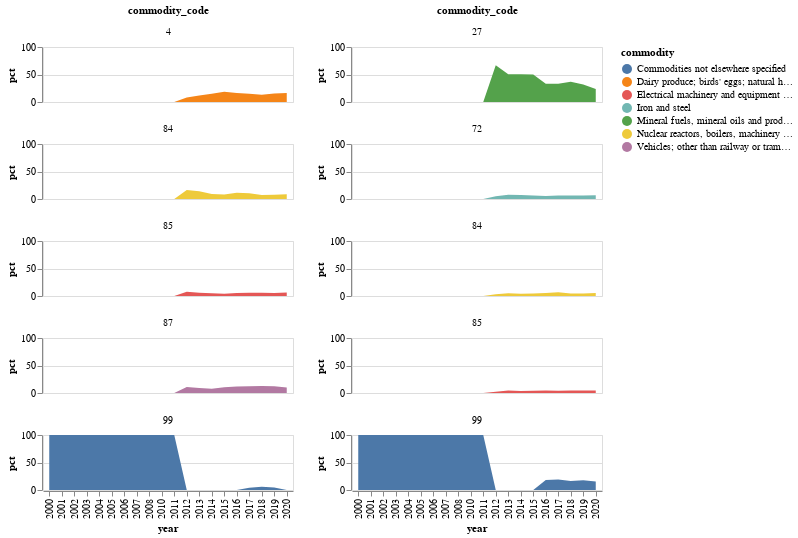

Notebook code cell kept with this figure:
### Code cell
country = "Belarus"
alt.hconcat(
    country_goods_facet(goods_data, country, "Import", years=[2000, 2020], top=5),
    country_goods_facet(goods_data, country, "Export", years=[2000, 2020], top=5)
)

### Figure 1 — Vega-Lite specification as saved in the notebook (floating-point values rounded to 4 significant figures)
{"config": {"view": {"continuousWidth": 400, "continuousHeight": 300}}, "hconcat": [{"data": {"name": "data-4a4b0fdbb1f2a1b7169a0fee41622c7a"}, "facet": {"field": "commodity_code", "type": "quantitative"}, "spec": {"mark": "area", "encoding": {"color": {"field": "commodity", "type": "nominal"}, "x": {"field": "year", "type": "ordinal"}, "y": {"field": "pct", "scale": {"domain": [0, 100]}, "type": "quantitative"}}, "height": 55, "width": 250}, "columns": 1}, {"data": {"name": "data-66e122d75f7f812c912b462e4e90c8d1"}, "facet": {"field": "commodity_code", "type": "quantitative"}, "spec": {"mark": "area", "encoding": {"color": {"field": "commodity", "type": "nominal"}, "x": {"field": "year", "type": "ordinal"}, "y": {"field": "pct", "scale": {"domain": [0, 100]}, "type": "quantitative"}}, "height": 55, "width": 250}, "columns": 1}], "$schema": "https://vega.github.io/schema/vega-lite/v4.17.0.json", "datasets": {"data-4a4b0fdbb1f2a1b7169a0fee41622c7a": [{"pct": 100.0, "year": 2000, "commodity": "Commodities not elsewhere specified", "commodity_code": 99}, {"pct": 100.0, "year": 2001, "commodity": "Commodities not elsewhere specified", "commodity_code": 99}, {"pct": 100.0, "year": 2002, "commodity": "Commodities not elsewhere specified", "commodity_code": 99}, {"pct": 100.0, "year": 2003, "commodity": "Commodities not elsewhere specified", "commodity_code": 99}, {"pct": 100.0, "year": 2004, "commodity": "Commodities not elsewhere specified", "commodity_code": 99}, {"pct": 100.0, "year": 2005, "commodity": "Commodities not elsewhere specified", "commodity_code": 99}, {"pct": 100.0, "year": 2006, "commodity": "Commodities not elsewhere specified", "commodity_code": 99}, {"pct": 100.0, "year": 2007, "commodity": "Commodities not elsewhere specified", "commodity_code": 99}, {"pct": 100.0, "year": 2008, "commodity": "Commodities not elsewhere specified", "commodity_code": 99}, {"pct": 100.0, "year": 2010, "commodity": "Commodities not elsewhere specified", "commodity_code": 99}, {"pct": 100.0, "year": 2011, "commodity": "Commodities not elsewhere specified", "commodity_code": 99}, {"pct": 0.0, "year": 2012, "commodity": "Commodities not elsewhere specified", "commodity_code": 99}, {"pct": 0.0, "year": 2014, "commodity": "Commodities not elsewhere specified", "commodity_code": 99}, {"pct": 0.0, "year": 2015, "commodity": "Commodities not elsewhere specified", "commodity_code": 99}, {"pct": 0.21, "year": 2016, "commodity": "Commodities not elsewhere specified", "commodity_code": 99}, {"pct": 3.99, "year": 2017, "commodity": "Commodities not elsewhere specified", "commodity_code": 99}, {"pct": 5.71, "year": 2018, "commodity": "Commodities not elsewhere specified", "commodity_code": 99}, {"pct": 4.46, "year": 2019, "commodity": "Commodities not elsewhere specified", "commodity_code": 99}, {"pct": 0.05, "year": 2020, "commodity": "Commodities not elsewhere specified", "commodity_code": 99}, {"pct": 8.26, "year": 2012, "commodity": "Dairy produce; birds' eggs; natural honey; edible products of animal origin, not elsewhere specified or included", "commodity_code": 4}, {"pct": 11.93, "year": 2013, "commodity": "Dairy produce; birds' eggs; natural honey; edible products of animal origin, not elsewhere specified or included", "commodity_code": 4}, {"pct": 15.15, "year": 2014, "commodity": "Dairy produce; birds' eggs; natural honey; edible products of animal origin, not elsewhere specified or included", "commodity_code": 4}, {"pct": 18.7, "year": 2015, "commodity": "Dairy produce; birds' eggs; natural honey; edible products of animal origin, not elsewhere specified or included", "commodity_code": 4}, {"pct": 16.38, "year": 2016, "commodity": "Dairy produce; birds' eggs; natural honey; edible products of animal origin, not elsewhere specified or included", "commodity_code": 4}, {"pct": 15.02, "year": 2017, "commodity": "Dairy produce; birds' eggs; natural honey; edible products of animal origin, not elsewhere specified or included", "commodity_code": 4}, {"pct": 13.29, "year": 2018, "commodity": "Dairy produce; birds' eggs; natural honey; edible products of animal origin, not elsewhere specified or included", "commodity_code": 4}, {"pct": 15.42, "year": 2019, "commodity": "Dairy produce; birds' eggs; natural honey; edible products of animal origin, not elsewhere specified or included", "commodity_code": 4}, {"pct": 16.35, "year": 2020, "commodity": "Dairy produce; birds' eggs; natural honey; edible products of animal origin, not elsewhere specified or included", "commodity_code": 4}, {"pct": 11.03, "year": 2012, "commodity": "Vehicles; other than railway or tramway rolling stock, and parts and accessories thereof", "commodity_code": 87}, {"pct": 8.94, "year": 2013, "commodity": "Vehicles; other than railway or tramway rolling stock, and parts and accessories thereof", "commodity_code": 87}, {"pct": 7.64, "year": 2014, "commodity": "Vehicles; other than railway or tramway rolling stock, and parts and accessories thereof", "commodity_code": 87}, {"pct": 10.41, "year": 2015, "commodity": "Vehicles; other than railway or tramway rolling stock, and parts and accessories thereof", "commodity_code": 87}, {"pct": 11.8, "year": 2016, "commodity": "Vehicles; other than railway or tramway rolling stock, and parts and accessories thereof", "commodity_code": 87}, {"pct": 12.1, "year": 2017, "commodity": "Vehicles; other than railway or tramway rolling stock, and parts and accessories thereof", "commodity_code": 87}, {"pct": 12.93, "year": 2018, "commodity": "Vehicles; other than railway or tramway rolling stock, and parts and accessories thereof", "commodity_code": 87}, {"pct": 12.09, "year": 2019, "commodity": "Vehicles; other than railway or tramway rolling stock, and parts and accessories thereof", "commodity_code": 87}, {"pct": 10.11, "year": 2020, "commodity": "Vehicles; other than railway or tramway rolling stock, and parts and accessories thereof", "commodity_code": 87}, {"pct": 16.49, "year": 2012, "commodity": "Nuclear reactors, boilers, machinery and mechanical appliances; parts thereof", "commodity_code": 84}, {"pct": 14.01, "year": 2013, "commodity": "Nuclear reactors, boilers, machinery and mechanical appliances; parts thereof", "commodity_code": 84}, {"pct": 9.26, "year": 2014, "commodity": "Nuclear reactors, boilers, machinery and mechanical appliances; parts thereof", "commodity_code": 84}, {"pct": 8.23, "year": 2015, "commodity": "Nuclear reactors, boilers, machinery and mechanical appliances; parts thereof", "commodity_code": 84}, {"pct": 11.17, "year": 2016, "commodity": "Nuclear reactors, boilers, machinery and mechanical appliances; parts thereof", "commodity_code": 84}, {"pct": 10.52, "year": 2017, "commodity": "Nuclear reactors, boilers, machinery and mechanical appliances; parts thereof", "commodity_code": 84}, {"pct": 7.47, "year": 2018, "commodity": "Nuclear reactors, boilers, machinery and mechanical appliances; parts thereof", "commodity_code": 84}, {"pct": 7.73, "year": 2019, "commodity": "Nuclear reactors, boilers, machinery and mechanical appliances; parts thereof", "commodity_code": 84}, {"pct": 8.75, "year": 2020, "commodity": "Nuclear reactors, boilers, machinery and mechanical appliances; parts thereof", "commodity_code": 84}, {"pct": 7.69, "year": 2012, "commodity": "Electrical machinery and equipment and parts thereof; sound recorders and reproducers; television image and sound recorders and reproducers, parts and accessories of such articles", "commodity_code": 85}, {"pct": 6.08, "year": 2013, "commodity": "Electrical machinery and equipment and parts thereof; sound recorders and reproducers; television image and sound recorders and reproducers, parts and accessories of such articles", "commodity_code": 85}, {"pct": 5.22, "year": 2014, "commodity": "Electrical machinery and equipment and parts thereof; sound recorders and reproducers; television image and sound recorders and reproducers, parts and accessories of such articles", "commodity_code": 85}, {"pct": 4.26, "year": 2015, "commodity": "Electrical machinery and equipment and parts thereof; sound recorders and reproducers; television image and sound recorders and reproducers, parts and accessories of such articles", "commodity_code": 85}, {"pct": 5.42, "year": 2016, "commodity": "Electrical machinery and equipment and parts thereof; sound recorders and reproducers; television image and sound recorders and reproducers, parts and accessories of such articles", "commodity_code": 85}, {"pct": 5.86, "year": 2017, "commodity": "Electrical machinery and equipment and parts thereof; sound recorders and reproducers; television image and sound recorders and reproducers, parts and accessories of such articles", "commodity_code": 85}, {"pct": 5.85, "year": 2018, "commodity": "Electrical machinery and equipment and parts thereof; sound recorders and reproducers; television image and sound recorders and reproducers, parts and accessories of such articles", "commodity_code": 85}, {"pct": 5.65, "year": 2019, "commodity": "Electrical machinery and equipment and parts thereof; sound recorders and reproducers; television image and sound recorders and reproducers, parts and accessories of such articles", "commodity_code": 85}, {"pct": 6.3, "year": 2020, "commodity": "Electrical machinery and equipment and parts thereof; sound recorders and reproducers; television image and sound recorders and reproducers, parts and accessories of such articles", "commodity_code": 85}], "data-66e122d75f7f812c912b462e4e90c8d1": [{"pct": 100.0, "year": 2000, "commodity": "Commodities not elsewhere specified", "commodity_code": 99}, {"pct": 100.0, "year": 2001, "commodity": "Commodities not elsewhere specified", "commodity_code": 99}, {"pct": 100.0, "year": 2002, "commodity": "Commodities not elsewhere specified", "commodity_code": 99}, {"pct": 100.0, "year": 2003, "commodity": "Commodities not elsewhere specified", "commodity_code": 99}, {"pct": 100.0, "year": 2004, "commodity": "Commodities not elsewhere specified", "commodity_code": 99}, {"pct": 100.0, "year": 2005, "commodity": "Commodities not elsewhere specified", "commodity_code": 99}, {"pct": 100.0, "year": 2006, "commodity": "Commodities not elsewhere specified", "commodity_code": 99}, {"pct": 100.0, "year": 2007, "commodity": "Commodities not elsewhere specified", "commodity_code": 99}, {"pct": 100.0, "year": 2008, "commodity": "Commodities not elsewhere specified", "commodity_code": 99}, {"pct": 100.0, "year": 2010, "commodity": "Commodities not elsewhere specified", "commodity_code": 99}, {"pct": 100.0, "year": 2011, "commodity": "Commodities not elsewhere specified", "commodity_code": 99}, {"pct": 0.0, "year": 2012, "commodity": "Commodities not elsewhere specified", "commodity_code": 99}, {"pct": 0.0, "year": 2014, "commodity": "Commodities not elsewhere specified", "commodity_code": 99}, {"pct": 0.0, "year": 2015, "commodity": "Commodities not elsewhere specified", "commodity_code": 99}, {"pct": 18.31, "year": 2016, "commodity": "Commodities not elsewhere specified", "commodity_code": 99}, {"pct": 18.92, "year": 2017, "commodity": "Commodities not elsewhere specified", "commodity_code": 99}, {"pct": 16.27, "year": 2018, "commodity": "Commodities not elsewhere specified", "commodity_code": 99}, {"pct": 17.67, "year": 2019, "commodity": "Commodities not elsewhere specified", "commodity_code": 99}, {"pct": 15.46, "year": 2020, "commodity": "Commodities not elsewhere specified", "commodity_code": 99}, {"pct": 66.87, "year": 2012, "commodity": "Mineral fuels, mineral oils and products of their distillation; bituminous substances; mineral waxes", "commodity_code": 27}, {"pct": 50.64, "year": 2013, "commodity": "Mineral fuels, mineral oils and products of their distillation; bituminous substances; mineral waxes", "commodity_code": 27}, {"pct": 50.57, "year": 2014, "commodity": "Mineral fuels, mineral oils and products of their distillation; bituminous substances; mineral waxes", "commodity_code": 27}, {"pct": 50.2, "year": 2015, "commodity": "Mineral fuels, mineral oils and products of their distillation; bituminous substances; mineral waxes", "commodity_code": 27}, {"pct": 33.0, "year": 2016, "commodity": "Mineral fuels, mineral oils and products of their distillation; bituminous substances; mineral waxes", "commodity_code": 27}, {"pct": 33.3, "year": 2017, "commodity": "Mineral fuels, mineral oils and products of their distillation; bituminous substances; mineral waxes", "commodity_code": 27}, {"pct": 36.94, "year": 2018, "commodity": "Mineral fuels, mineral oils and products of their distillation; bituminous substances; mineral waxes", "commodity_code": 27}, {"pct": 31.81, "year": 2019, "commodity": "Mineral fuels, mineral oils and products of their distillation; bituminous substances; mineral waxes", "commodity_code": 27}, {"pct": 23.53, "year": 2020, "commodity": "Mineral fuels, mineral oils and products of their distillation; bituminous substances; mineral waxes", "commodity_code": 27}, {"pct": 5.06, "year": 2012, "commodity": "Iron and steel", "commodity_code": 72}, {"pct": 7.6, "year": 2013, "commodity": "Iron and steel", "commodity_code": 72}, {"pct": 7.41, "year": 2014, "commodity": "Iron and steel", "commodity_code": 72}, {"pct": 6.39, "year": 2015, "commodity": "Iron and steel", "commodity_code": 72}, {"pct": 5.46, "year": 2016, "commodity": "Iron and steel", "commodity_code": 72}, {"pct": 6.32, "year": 2017, "commodity": "Iron and steel", "commodity_code": 72}, {"pct": 6.28, "year": 2018, "commodity": "Iron and steel", "commodity_code": 72}, {"pct": 6.14, "year": 2019, "commodity": "Iron and steel", "commodity_code": 72}, {"pct": 7.03, "year": 2020, "commodity": "Iron and steel", "commodity_code": 72}, {"pct": 3.17, "year": 2012, "commodity": "Nuclear reactors, boilers, machinery and mechanical appliances; parts thereof", "commodity_code": 84}, {"pct": 4.86, "year": 2013, "commodity": "Nuclear reactors, boilers, machinery and mechanical appliances; parts thereof", "commodity_code": 84}, {"pct": 3.87, "year": 2014, "commodity": "Nuclear reactors, boilers, machinery and mechanical appliances; parts thereof", "commodity_code": 84}, {"pct": 4.76, "year": 2015, "commodity": "Nuclear reactors, boilers, machinery and mechanical appliances; parts thereof", "commodity_code": 84}, {"pct": 5.65, "year": 2016, "commodity": "Nuclear reactors, boilers, machinery and mechanical appliances; parts thereof", "commodity_code": 84}, {"pct": 6.62, "year": 2017, "commodity": "Nuclear reactors, boilers, machinery and mechanical appliances; parts thereof", "commodity_code": 84}, {"pct": 4.62, "year": 2018, "commodity": "Nuclear reactors, boilers, machinery and mechanical appliances; parts thereof", "commodity_code": 84}, {"pct": 4.39, "year": 2019, "commodity": "Nuclear reactors, boilers, machinery and mechanical appliances; parts thereof", "commodity_code": 84}, {"pct": 5.67, "year": 2020, "commodity": "Nuclear reactors, boilers, machinery and mechanical appliances; parts thereof", "commodity_code": 84}, {"pct": 2.38, "year": 2012, "commodity": "Electrical machinery and equipment and parts thereof; sound recorders and reproducers; television image and sound recorders and reproducers, parts and accessories of such articles", "commodity_code": 85}, {"pct": 4.64, "year": 2013, "commodity": "Electrical machinery and equipment and parts thereof; sound recorders and reproducers; television image and sound recorders and reproducers, parts and accessories of such articles", "commodity_code": 85}, {"pct": 3.81, "year": 2014, "commodity": "Electrical machinery and equipment and parts thereof; sound recorders and reproducers; television image and sound recorders and reproducers, parts and accessories of such articles", "commodity_code": 85}, {"pct": 4.18, "year": 2015, "commodity": "Electrical machinery and equipment and parts thereof; sound recorders and reproducers; television image and sound recorders and reproducers, parts and accessories of such articles", "commodity_code": 85}, {"pct": 4.64, "year": 2016, "commodity": "Electrical machinery and equipment and parts thereof; sound recorders and reproducers; television image and sound recorders and reproducers, parts and accessories of such articles", "commodity_code": 85}, {"pct": 4.08, "year": 2017, "commodity": "Electrical machinery and equipment and parts thereof; sound recorders and reproducers; television image and sound recorders and reproducers, parts and accessories of such articles", "commodity_code": 85}, {"pct": 4.55, "year": 2018, "commodity": "Electrical machinery and equipment and parts thereof; sound recorders and reproducers; television image and sound recorders and reproducers, parts and accessories of such articles", "commodity_code": 85}, {"pct": 4.52, "year": 2019, "commodity": "Electrical machinery and equipment and parts thereof; sound recorders and reproducers; television image and sound recorders and reproducers, parts and accessories of such articles", "commodity_code": 85}, {"pct": 4.53, "year": 2020, "commodity": "Electrical machinery and equipment and parts thereof; sound recorders and reproducers; television image and sound recorders and reproducers, parts and accessories of such articles", "commodity_code": 85}]}}
